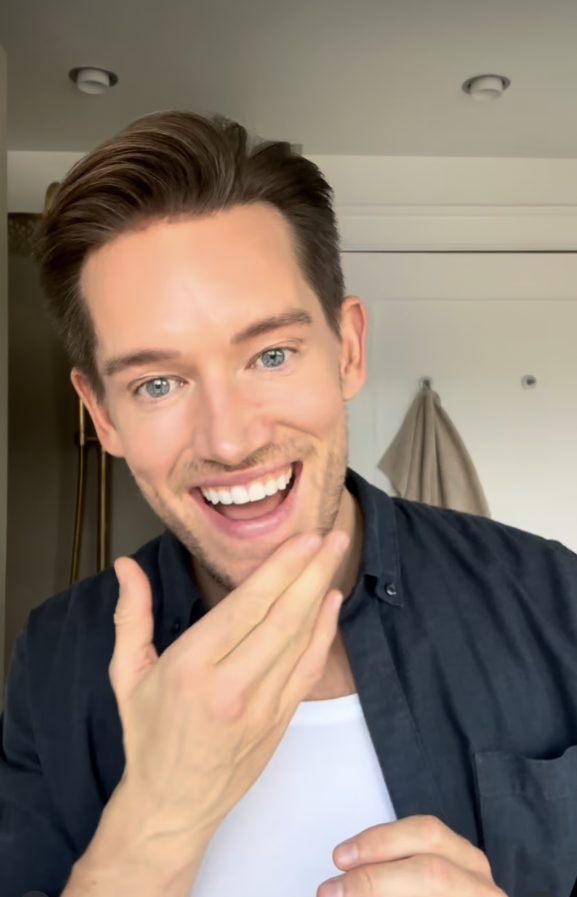
#> input picture morten_base_7.jpg, 1154 x 1794 px, found by its file name (shown at 1/2 size)
$ python generate_morten7_all.py
#> lines starting #> are read from the running program, lines starting #| are printed output that depends on the picture
#!/usr/bin/env python3
import csv as _csv
from PIL import Image, ImageDraw, ImageFont
from pathlib import Path

BASE    = Path("/Users/lunahansen/Desktop/Claude ads/morten_base_7.jpg")
OUT_DIR = Path("/Users/lunahansen/Desktop/Claude ads/output/morten_7")
OUT_DIR.mkdir(parents=True, exist_ok=True)

FONT_BOLD = "/Users/lunahansen/Desktop/Claude ads/OpenSans-Bold-700.ttf"

WHITE = (255, 255, 255)
BLACK = (0, 0, 0)

X_MARGIN   = 50
LINE_GAP   = 12
STROKE     = 7
Y_BOTTOM   = 1650   # bottom edge of the text block
Y_TOP_MAX  = 1230    # text block won't be allowed to start higher than this

REVIEWS = []
with open(Path(__file__).parent / "reviews_morten.csv", newline='', encoding='utf-8') as _f:
#> (reads reviews_morten.csv from the repository)
    for _r in _csv.DictReader(_f):
        REVIEWS.append({"text": _r["text"], "out": _r["out"]})

def wrap_text(draw, text, font, max_width):
    words = text.split(' ')
    lines, current = [], ''
    for word in words:
        test = (current + ' ' + word).strip()
        if draw.textlength(test, font=font) <= max_width:
            current = test
        else:
            if current:
                lines.append(current)
            current = word
    if current:
        lines.append(current)
    return lines

for r in REVIEWS:
    img = Image.open(BASE)
#> img is the input picture: PIL image 1154x1794 RGBA; mean R, G, B, A 138.8, 123.5, 111.1, 255
    icc = img.info.get("icc_profile")
    img = img.convert("RGB")
#> img: PIL image 1154x1794 RGB
    draw = ImageDraw.Draw(img)

    width, height = img.size
#> width = 1154; height = 1794
    x_center = width // 2
#> x_center = 577
    max_w = width - 2 * X_MARGIN
#> max_w = 1054

    for size in range(72, 20, -2):
        font = ImageFont.truetype(FONT_BOLD, size=size)
        lines = wrap_text(draw, r["text"], font, max_w - 2 * STROKE)
        line_heights = []
        for line in lines:
            bbox = draw.textbbox((0, 0), line, font=font, stroke_width=STROKE)
            line_heights.append(bbox[3] - bbox[1])
        total_h = sum(line_heights) + LINE_GAP * (len(lines) - 1)
        if total_h <= (Y_BOTTOM - Y_TOP_MAX):
            break
#> this loop made 4 passes
#> total_h on passes 1 to 4: 457, 447, 425, 415

    y = Y_BOTTOM - total_h
#> y = 1235
    for line, line_h in zip(lines, line_heights):
        bbox = draw.textbbox((0, 0), line, font=font, stroke_width=STROKE)
        draw.text((x_center, y - bbox[1]), line, font=font,
                   fill=WHITE, anchor="ma", align="center",
                   stroke_width=STROKE, stroke_fill=BLACK)
        y += line_h + LINE_GAP
#> this loop made 5 passes
#> (line, line_h, bbox, y) on passes 1 to 5: ('Morten Kjeldgaard har hjulpet', 78, (-7, 5, 994, 83), 1325), ('18.000 kvinder med deres', 65, (-7, 5, 878, 70), 1402), ('selvtillid – nu afslører han sit', 68, (-7, 5, 955, 73), 1482), ('hidtil største projekt mod fine', 78, (-7, 5, 986, 83), 1572), ('linjer', 78, (-7, 5, 172, 83), 1662)
#> after the loop, y = 1662

    out_path = OUT_DIR / r["out"]
    save_kwargs = {"quality": 100, "subsampling": 0}
    if icc:
        save_kwargs["icc_profile"] = icc
    img.save(out_path, **save_kwargs)
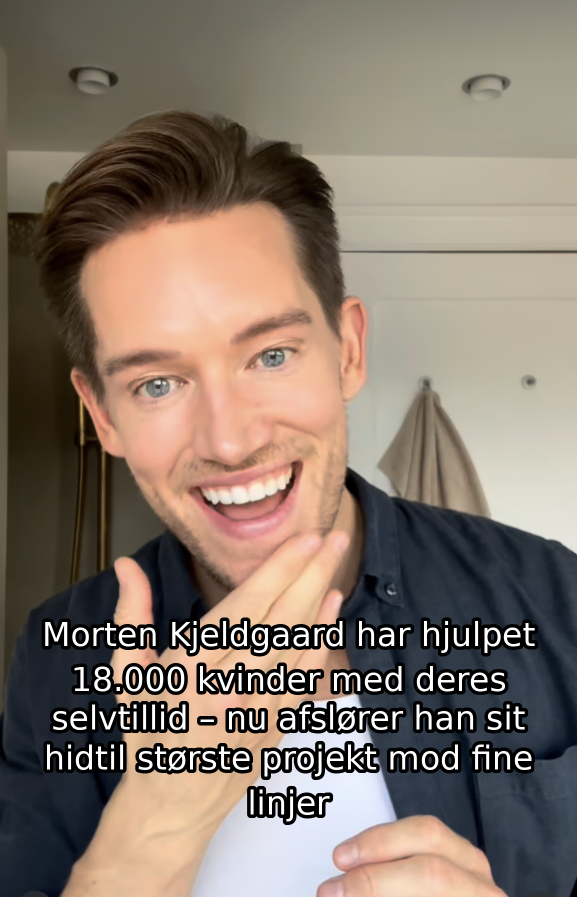
#> saved as 1_morten.jpg: PIL image 1154x1794 RGB (shown at 1/2 size); mean R, G, B 133.1, 118.8, 106.8
    print(f"Saved: {out_path}")

print(f"\nDone! {len(REVIEWS)} images saved to {OUT_DIR}")
